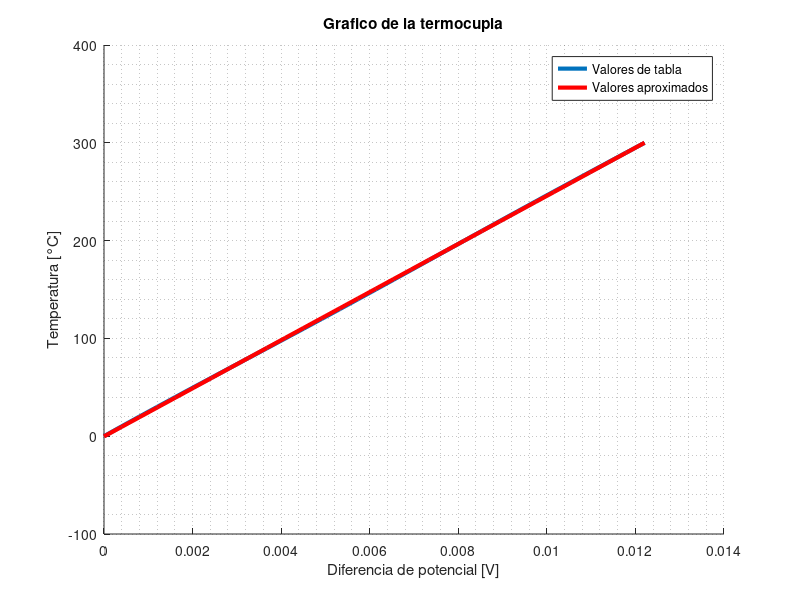
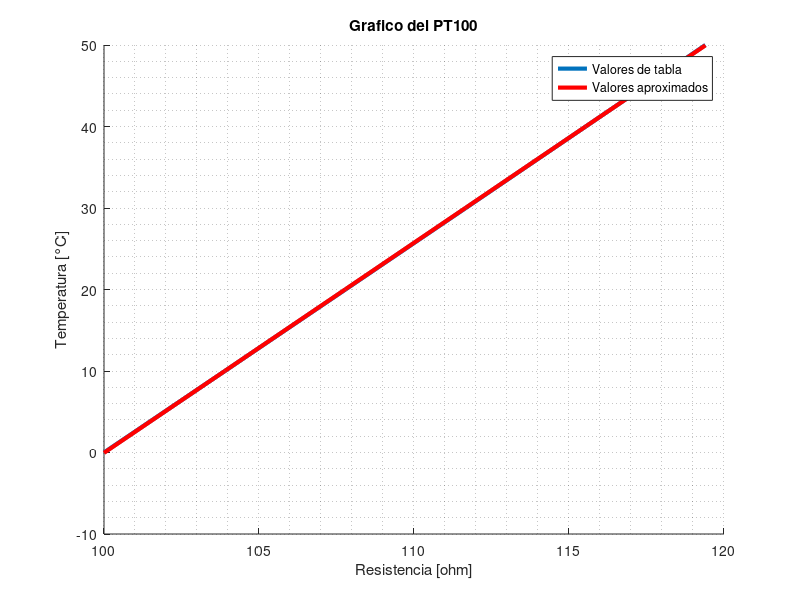

MATLAB code to generate these figures, in order:
clc
close all
clear all



T=0:10:300;	%Vector de temperatura
Tension=[0 0.397  0.798  1.203 1.611 2.022 2.436 2.850 3.266  3.681 4.095 4.508 4.919 5.327 5.733 6.137 6.539  6.939 7.338 7.737 8.137 8.537 8.938 9.341 9.745 10.151  10.560 10.969  11.381 11.793  12.207]./1000;	%Vector de tensiones

Tension=Tension(1:length(T));

P=polyfit(Tension,T,1);

aprox=Tension.*P(1)+P(2);
figure
grid minor on
hold on
plot(Tension, T,"Linewidth",3);
hold on
plot(Tension, aprox,"Linewidth",3,'Color','r');
title("Grafico de la termocupla");
xlabel("Diferencia de potencial [V]");
ylabel("Temperatura [°C]");
legend("Valores de tabla","Valores aproximados");

printf("Termocupla: T(v)=%.3f * v + %.3f\n\r",P(1),P(2));

T=0:10:50;	%Vector de temperatura
resistencia=[100.00 103.90 107.79 111.67 115.54 119.40 123.24 127.07 130.89 134.70 138.50 142.29 146.06 149.83 153.58 157.32 161.05 164.76 168.47 172.16 175.84 179.51 183.17 186.82 190.46 194.08 197.69 201.29 204.88 208.46 212.03];

resistencia=resistencia(1:length(T));

P=polyfit(resistencia,T,1);

aprox=resistencia.*P(1)+P(2);
figure
grid minor on
hold on
plot(resistencia, T,"Linewidth",3);
hold on
plot(resistencia, aprox,"Linewidth",3,'Color','r');
title("Grafico del PT100");
xlabel("Resistencia [ohm]");
ylabel("Temperatura [°C]");
legend("Valores de tabla","Valores aproximados");

printf("PT100: T(R)=%.3f * R + %.3f\n\r",P(1),P(2));
